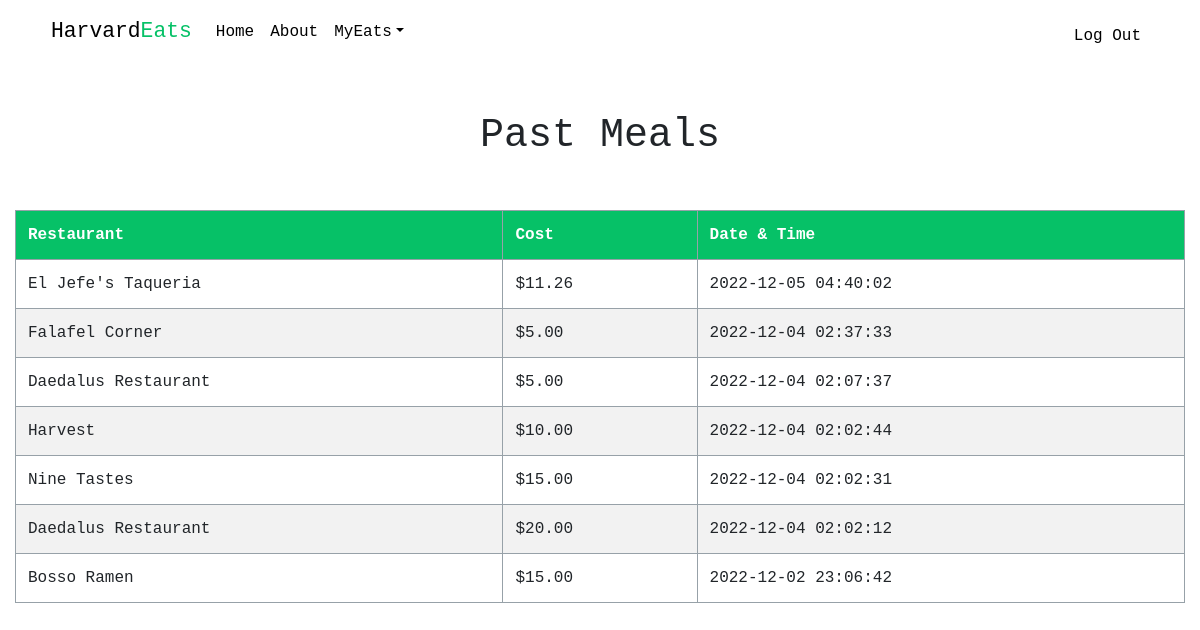
Page /pastmeals (signed in) on the committed database.
### tables this page shows
CREATE TABLE 'meals' ('id' INTEGER PRIMARY KEY AUTOINCREMENT NOT NULL,'cost' NUMERIC NOT NULL, 'user_id' INTEGER NOT NULL,'restaurant' TEXT NOT NULL, 'time'  DATETIME NOT NULL DEFAULT CURRENT_TIMESTAMP  );

### app.py (the view)
@app.route("/pastmeals")
@login_required
def pastmeals():
    meals = db.execute("SELECT restaurant, cost, time FROM meals WHERE user_id = ? ORDER BY time DESC",  session["user_id"])
    return render_template("pastmeals.html", meals=meals, usd=usd)

### app.py (called while the page is built)
@app.after_request
def after_request(response):
    response.headers["Cache-Control"] = "no-cache, no-store, must-revalidate"
    response.headers["Expires"] = 0
    response.headers["Pragma"] = "no-cache"
    return response

### helpers.py (called while the page is built)
def login_required(f):
    @wraps(f)
    def decorated_function(*args, **kwargs):
        if session.get("user_id") is None:
            return redirect("/login")
        return f(*args, **kwargs)
    return decorated_function

def usd(value):
    return f"${value:,.2f}"

### templates/pastmeals.html (shortened to what this page needs)
{% extends "layout.html" %}
{% block main %}
    <h1>Past Meals</h1>
    <table>
        <thead>
            <tr>
                <th scope = "col">Restaurant</th>
                <th scope = "col">Cost</th>
                <th scope = "col">Date & Time</th>
            </tr>
        </thead>
        <tbody>
            {% for meal in  meals %}
            <tr>
                <td> {{ meal.restaurant }} </td>
                <td> {{ meal.cost | usd }} </td>
                <td>{{ meal.time }}</td>
            </tr>
            {% endfor %}
        </tbody>
    </table>
{% endblock %}

### static/styles.css (style rules this page uses)
body, table { font-family: Courier New, monospace; text-align: center; }
h1 { margin-bottom: 50px; }
table { border-collapse: collapse; width: 100%; }
tr:nth-child(even) { background-color: #f2f2f2; }
td, th { border: 1px solid #97a1a8; text-align: left; padding: 12px; }
th { padding-top: 12px; padding-bottom: 12px; text-align: left; background-color: #06C167; color: white; }

### rows in the picture
meals: restaurant "El Jefe's Taqueria", cost "$11.26", time "2022-12-05 04:40:02"
meals: restaurant "Falafel Corner", cost "$5.00", time "2022-12-04 02:37:33"
meals: restaurant "Daedalus Restaurant", cost "$5.00", time "2022-12-04 02:07:37"
meals: restaurant "Harvest", cost "$10.00", time "2022-12-04 02:02:44"
meals: restaurant "Nine Tastes", cost "$15.00", time "2022-12-04 02:02:31"
meals: restaurant "Daedalus Restaurant", cost "$20.00", time "2022-12-04 02:02:12"
meals: restaurant "Bosso Ramen", cost "$15.00", time "2022-12-02 23:06:42"
